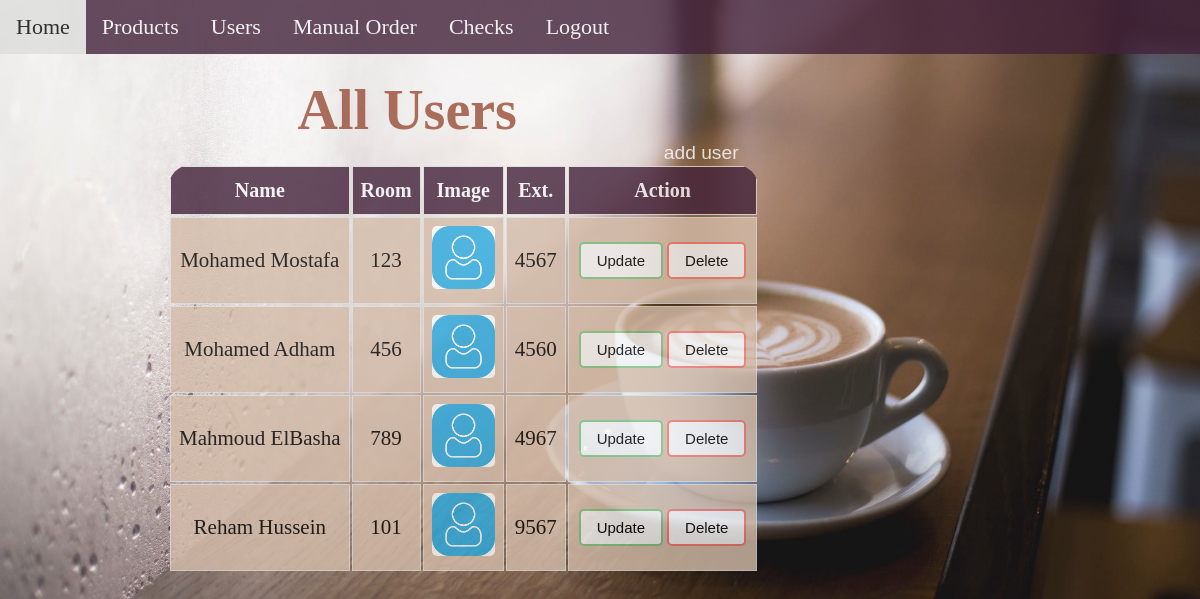
Page /admin/showusers.php?success (signed in) on the committed database.
### tables this page shows
CREATE TABLE user (user_id INT AUTO_INCREMENT PRIMARY KEY, user_name VARCHAR(100) UNIQUE NOT NULL, email VARCHAR(50) UNIQUE NOT NULL, user_password VARCHAR(200) NOT NULL, room VARCHAR(20) NOT NULL, ext INT NOT NULL, user_type VARCHAR(10) NOT NULL, profile_pic VARCHAR(200));

### databaseFunction/DatabaseFunctions.php (called while the page is built, shortened)
<?php
class Database {
    public $connection;
    public function __construct($dbhost='localhost', $dbuser='shaki1', $dbpass='shaki1', $dbname='cafedb')
    {
        try {
            $dsn = "mysql:dbname=".$dbname.";host=".$dbhost.";";
            $this->connection = new PDO($dsn, $dbuser, $dbpass);
            $this->connection->setAttribute(PDO::ATTR_ERRMODE, PDO::ERRMODE_EXCEPTION);
        }
        catch(PDOException $e) {
            echo $dsn."<br>" . $e->getMessage();
        }
    }
    public function closeDBConnection() {
        $this->connection = null;
    }
    public function getAllUsers()
    {
        $sql = "SELECT user_id, user_name, room, profile_pic, ext FROM user;";
        $stmt = $this->connection->prepare($sql);
        $stmt->execute();
        $allUsers = $stmt->fetchAll();
        return $allUsers;
    }
}
?>

### admin/showusers.php (the view, shortened to what this page needs)
<?php
require_once('../databaseFunction/DatabaseFunctions.php');
function getUsers()
{
    $db = new Database("localhost", $DBUserName, $DBPassword, "cafedb");
    $users = $db->getAllUsers();
    renderUsers($users);
}
function renderUsers($users)
{
    echo '<table id="data" >
        <tr>
            <th>Name</th>
            <th>Room</th>
            <th>Image</th>
            <th>Ext.</th>
            <th>Action</th>
        </tr>';
    foreach ($users as $user) {
        echo '<tr>';
        echo '<td>'.$user['user_name'].'</td>';
        echo '<td>'.$user['room'].'</td>';
        if(empty($user['profile_pic'])!==true)
        echo "<td> <img class=\"pic\" src= \"../imag/".$user['profile_pic']."\"/> </td>";
        else  echo "<td> <img class=\"pic\" src= \"../imag/download.png\"/> </td>";
        echo '<td>'.$user['ext'].'</td>';
        echo "<td> <a href=\"edituser.php?id=".$user['user_id']."\"><button class='button updatebtn'> Update </button></a>";
        echo "<a href=\"deleteuser.php?id=".$user['user_id']."\"><button class='button deletebtn'> Delete  </button></a> </td>";
        echo '</tr>';
    }
    echo '</table>';
}
?>
<!DOCTYPE Html>
<html>
<?php  include "../adminHeader.php";?>
<div class="main">
    <section>
        <h1 class="pageTitle"> All Users </h1>
        <a href="adduser.php"><button class="addLink">add user</button> </a>
        <br>
    </section>
    <section class="content" >
     <?php  getUsers(); ?>
    </section>
    </div>
</body>
</html>

### CSS/header.css (style rules this page uses)
* { margin:0; padding:0; }
body { height: 100%; font-family: "inherit;"; background-image: url("../imag/coffee.jpeg"); background-repeat: no-repeat; background-size: 100%; background-color:#D5BDAA ; opacity: 0.8; }

### CSS/displayAll.css (style rules this page uses)
.content { display: flex; flex-direction: row; height: 80%; width: 80%; }
#data,#allUsers,#specificUser, #specificorder { border-collapse: separate; height: 100%; display: block; overflow-y: auto; }
#data td, #data th,#allUsers td, #allUsers th,#specificUser td,#specificUser th,#specificorder th,#specificorder td { border: 1px solid #ddd; padding: 0px; text-align: center; padding: 8px; font-size: 140%; }
#data tr:nth-child(even) { background-color: #D5BDAA; }
#data tr:nth-child(odd) { background-color: #D5BDAA; }
#data th,#allUsers th,#specificUser th,#specificorder th { padding-top: 12px; padding-bottom: 12px; background-color: #43223A; color: whitesmoke; font-size: 20px; }
.button { padding: 8px 16px; text-align: center; text-decoration: none; display: inline-block; font-size: 15px; margin: 4px 2px; transition-duration: 0.4s; cursor: pointer; border-radius: 5px; }
.deletebtn { background-color: whitesmoke; color: black; border: 2px solid rgba(244, 67, 54,0.7); }
.updatebtn { background-color: whitesmoke; color: black; border: 2px solid rgba(76, 175, 80,0.7); }
.pageTitle { margin-left:22%; margin-bottom:0; margin-top:1%; font-size: 3.5em; color:#9A4D37; }

### CSS/form.css (style rules this page uses)
* { margin:0; padding:0; }
body { height: 100vh; font-family: "inherit;"; background-image:url("../imag/coffee.jpeg") ; background-repeat: no-repeat; background-size: 100%; background-color:#D5BDAA ; opacity: 0.8; }
.main { margin-left: 5%; margin-top: 2%; width: 90%; height: 80%; }
.pageTitle { margin-left:22%; margin-bottom:0; margin-top:1%; font-size: 3.5em; color:#9A4D37; }
.content { display: flex; flex-direction: row; height: 80%; width: 90%; margin-left: 10%; }
.addLink { float:right; margin-right:36%; background:none; color:white; width: 100px; font-size: 1.2em; border: none; }

### CSS/styleAddOrderToUser.css (style rules this page uses)
img { border-radius: 5px; width: 94%; height: 65%; }

### CSS/generalStyles.css (style rules this page uses)
.pic { width:3em; height:3em; }

### rows in the picture
user: user_name "Mohamed Mostafa", room "123", ext "4567"
user: user_name "Mohamed Adham", room "456", ext "4560"
user: user_name "Mahmoud ElBasha", room "789", ext "4967"
user: user_name "Reham Hussein", room "101", ext "9567"
